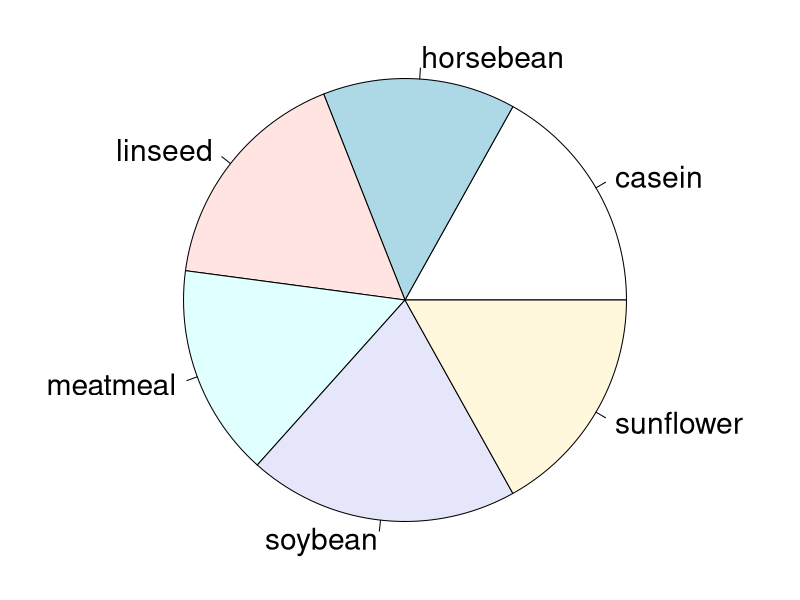

Write R code to recreate this figure.
# margins (bottom, left, top, right)
par(mai = c(b = 0.01, l = 1, t = 0.01, r = 0.9))

# Pie-Chart with axis text size=1.8
pie(table(chickwts$feed), cex = 1.8) 
 TRUE
